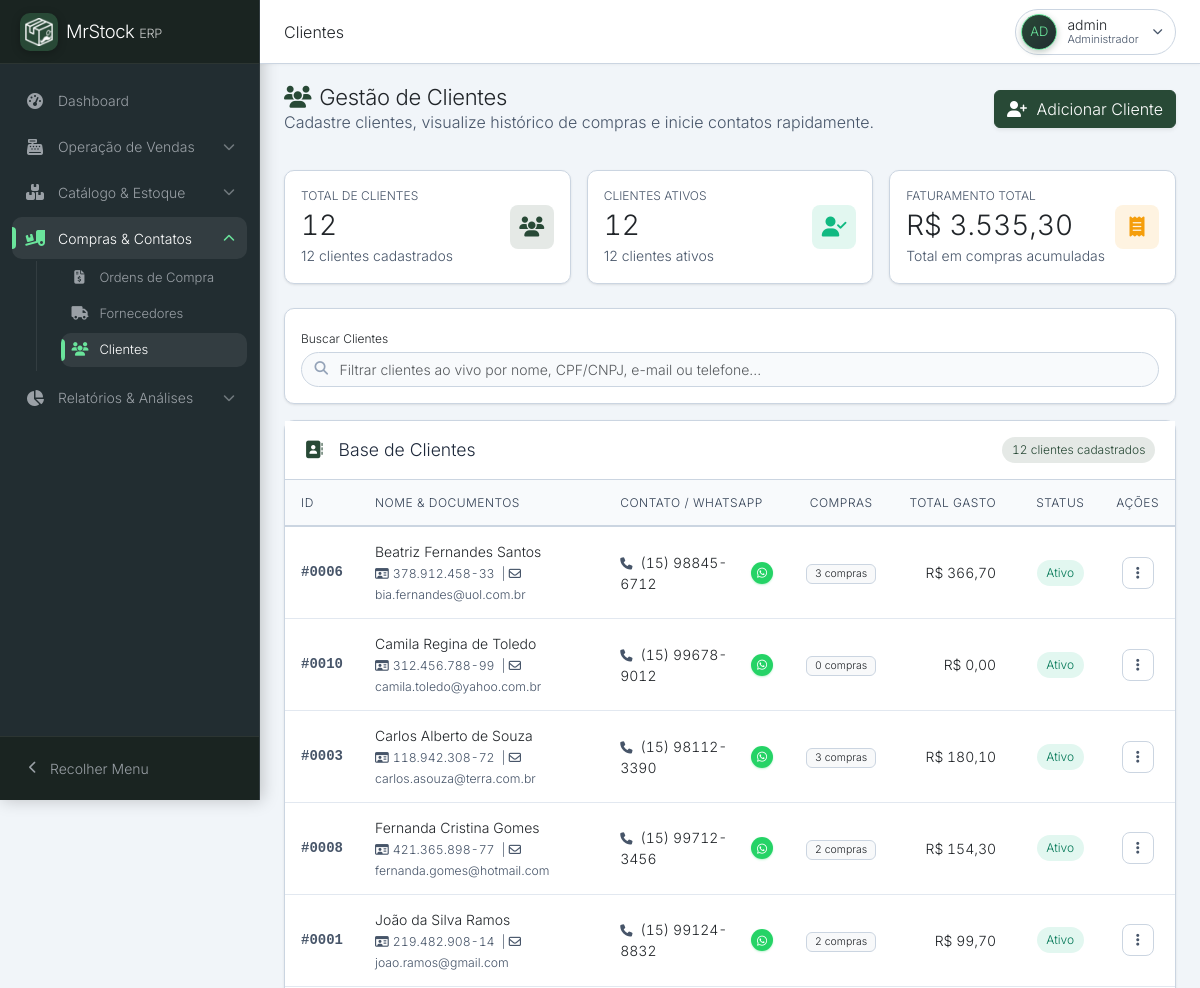
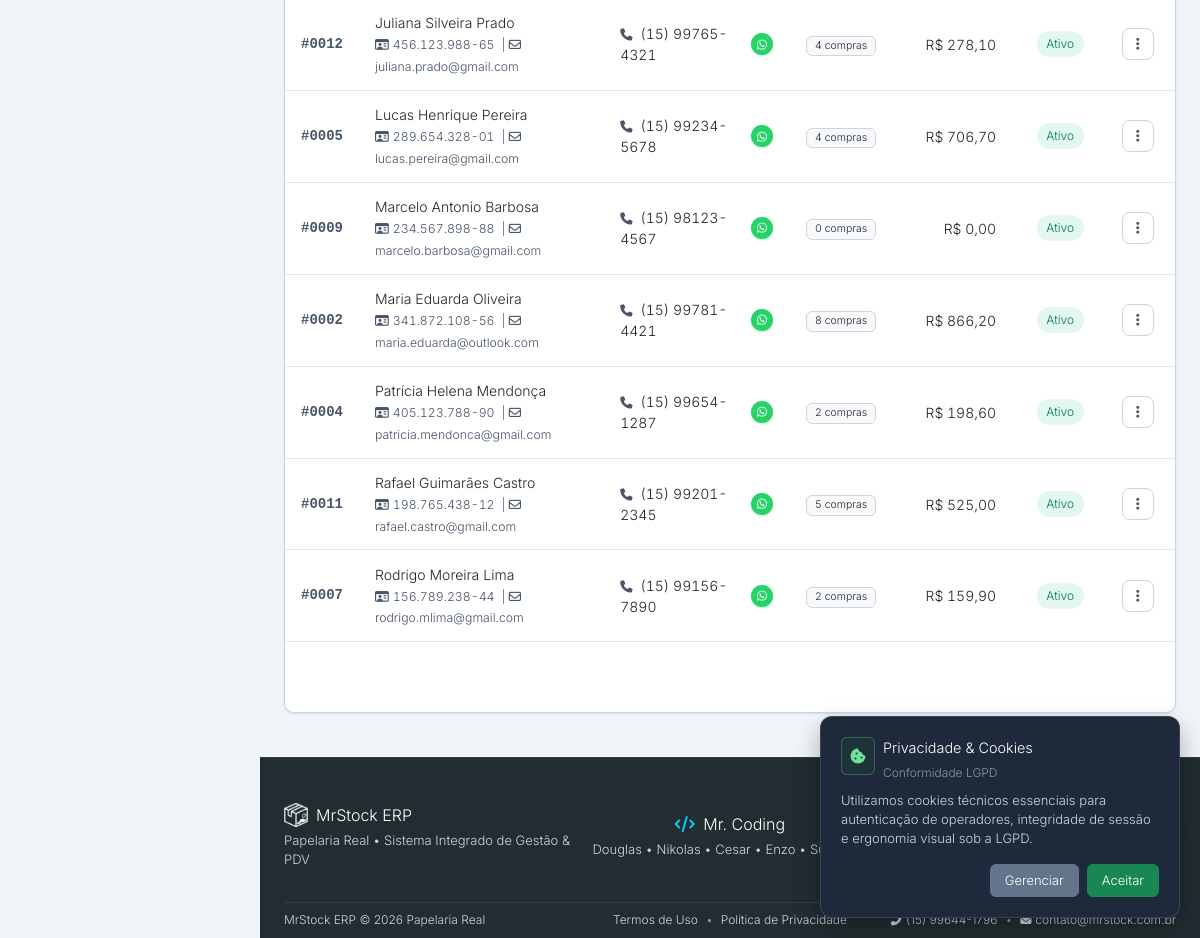
The page /clientes/index.php (signed in) on the database its author committed (2 pictures, top to bottom).
### tables this page shows
CREATE TABLE `clientes` (
  `id` int(11) NOT NULL AUTO_INCREMENT,
  `nome` varchar(255) NOT NULL,
  `email` varchar(255) DEFAULT NULL,
  `telefone` varchar(20) DEFAULT NULL,
  `status` enum('ativo','inativo') DEFAULT 'ativo',
  `data_cadastro` datetime DEFAULT current_timestamp(),
  `cpf_cnpj` varchar(18) DEFAULT NULL,
  `endereco` varchar(255) DEFAULT NULL,
  `numero` varchar(50) DEFAULT NULL,
  `bairro` varchar(100) DEFAULT NULL,
  `cidade` varchar(100) DEFAULT NULL,
  `estado` char(2) DEFAULT NULL,
  `cep` varchar(10) DEFAULT NULL,
  PRIMARY KEY (`id`)
);

### inc/functions.php (called while the page is built, shortened)
<?php
if (!function_exists('formatar_cpf_cnpj')) {
    function formatar_cpf_cnpj($doc) {
        $clean = preg_replace('/[^\d]/', '', (string)$doc);
        if (strlen($clean) === 11) {
            return preg_replace('/(\d{3})(\d{3})(\d{3})(\d{2})/', '$1.$2.$3-$4', $clean);
        } elseif (strlen($clean) === 14) {
            return preg_replace('/(\d{2})(\d{3})(\d{3})(\d{4})(\d{2})/', '$1.$2.$3/$4-$5', $clean);
        }
        return $doc ?: 'Não informado';
    }
}
if (!function_exists('formatar_telefone')) {
    function formatar_telefone($tel) {
        $clean = preg_replace('/[^\d]/', '', (string)$tel);
        if (strlen($clean) === 11) {
            return preg_replace('/(\d{2})(\d{5})(\d{4})/', '($1) $2-$3', $clean);
        } elseif (strlen($clean) === 10) {
            return preg_replace('/(\d{2})(\d{4})(\d{4})/', '($1) $2-$3', $clean);
        }
        return $tel ?: 'Não informado';
    }
}

### clientes/index.php (the view, shortened to what this page needs)
<?php
require_once __DIR__ . '/../inc/database.php';
$stmt = $pdo->query("
    SELECT c.*,
           (SELECT COUNT(*) FROM vendas v WHERE v.cliente_id = c.id) AS qtd_compras,
           (SELECT COALESCE(SUM(total), 0) FROM vendas v WHERE v.cliente_id = c.id) AS total_compras
    FROM clientes c
    ORDER BY c.nome ASC
");
$clientes = $stmt->fetchAll(PDO::FETCH_ASSOC);
$totalClientes = count($clientes);
$clientesAtivos = count(array_filter($clientes, fn($c) => ($c['status'] ?? '') === 'ativo'));
$faturamentoTotalClientes = (float)array_sum(array_column($clientes, 'total_compras'));
require_once __DIR__ . '/../inc/header.php';
?>
<div class="content-header d-flex justify-content-between align-items-center mb-3 flex-wrap gap-2">
    <div>
        <h2 class="fw-bold text-dark m-0"><i class="fas fa-users text-primary me-2"></i>Gestão de Clientes</h2>
        <p class="text-muted m-0">Cadastre clientes, visualize histórico de compras e inicie contatos rapidamente.</p>
    </div>
    <button type="button" class="btn btn-primary fw-bold shadow-sm" data-bs-toggle="modal" data-bs-target="#modalCliente" onclick="clearForm()">
        <i class="fas fa-user-plus me-1"></i> Adicionar Cliente
    </button>
</div>
<div class="content-body">
    <div class="row g-3 mb-4">
        <div class="col-12 col-md-4">
            <div class="so-card p-3 mb-0 h-100">
                <div class="d-flex align-items-center justify-content-between">
                    <div>
                        <span class="text-muted text-uppercase fw-bold text-xs d-block mb-1">Total de Clientes</span>
                        <h3 class="fw-bold text-dark m-0 tabular-nums" data-kpi="<?= $totalClientes ?>"><?= $totalClientes ?></h3>
                        <small class="text-muted"><?= $totalClientes === 1 ? '1 cliente cadastrado' : "$totalClientes clientes cadastrados" ?></small>
                    </div>
                    <div class="kpi-icon-box kpi-icon-box--primary">
                        <i class="fas fa-users"></i>
                    </div>
                </div>
            </div>
        </div>
        <div class="col-12 col-md-4">
            <div class="so-card p-3 mb-0 h-100">
                <div class="d-flex align-items-center justify-content-between">
                    <div>
                        <span class="text-muted text-uppercase fw-bold text-xs d-block mb-1">Clientes Ativos</span>
                        <h3 class="fw-bold text-dark m-0 tabular-nums" data-kpi="<?= $clientesAtivos ?>"><?= $clientesAtivos ?></h3>
                        <small class="text-muted"><?= $clientesAtivos === 1 ? '1 cliente ativo' : "$clientesAtivos clientes ativos" ?></small>
                    </div>
                    <div class="kpi-icon-box kpi-icon-box--success">
                        <i class="fas fa-user-check"></i>
                    </div>
                </div>
            </div>
        </div>
        <div class="col-12 col-md-4">
            <div class="so-card p-3 mb-0 h-100">
                <div class="d-flex align-items-center justify-content-between">
                    <div>
                        <span class="text-muted text-uppercase fw-bold text-xs d-block mb-1">Faturamento Total</span>
                        <h3 class="fw-bold text-dark m-0 tabular-nums" data-kpi="<?= $faturamentoTotalClientes ?>">R$ <?= number_format($faturamentoTotalClientes, 2, ',', '.') ?></h3>
                        <small class="text-muted">Total em compras acumuladas</small>
                    </div>
                    <div class="kpi-icon-box kpi-icon-box--warning">
                        <i class="fas fa-receipt"></i>
                    </div>
                </div>
            </div>
        </div>
    </div>
    <div class="so-card mb-3">
        <div class="so-card-body p-3">
            <label for="liveSearchClientes" class="form-label fw-bold text-dark text-xs mb-1">Buscar Clientes</label>
            <div class="so-search-box w-100" style="max-width:100%;">
                <input type="text"
                       id="liveSearchClientes"
                       class="form-control"
                       placeholder="Filtrar clientes ao vivo por nome, CPF/CNPJ, e-mail ou telefone..."
                       onkeyup="filtrarClientes(this)"
                       aria-label="Filtrar clientes ao vivo por nome, CPF/CNPJ, e-mail ou telefone">
            </div>
        </div>
    </div>
    <div class="so-card">
        <div class="so-card-header">
            <h5 class="so-card-title"><i class="fas fa-address-book text-primary me-2"></i> Base de Clientes</h5>
            <span class="so-badge so-badge-primary tabular-nums">
                <?= $totalClientes === 1 ? '1 cliente cadastrado' : "$totalClientes clientes cadastrados" ?>
            </span>
        </div>
        <div class="so-card-body p-0">
            <div class="table-responsive">
                <table class="table table-hover mb-0 so-table align-middle" id="tabelaClientes">
                    <thead>
                        <tr>
                            <th scope="col" width="8%">ID</th>
                            <th scope="col" width="32%">Nome &amp; Documentos</th>
                            <th scope="col" width="22%">Contato / WhatsApp</th>
                            <th scope="col" width="12%" class="text-center">Compras</th>
                            <th scope="col" width="14%" class="text-end pe-4">Total Gasto</th>
                            <th scope="col" width="8%" class="text-center">Status</th>
                            <th scope="col" width="4%" class="text-center">Ações</th>
                        </tr>
                    </thead>
                    <tbody>
                        <?php if ($totalClientes > 0): ?>
                            <?php foreach ($clientes as $index => $c):
                                $zapNum = preg_replace('/[^0-9]/', '', $c['telefone'] ?? '');
                                $hasZap = !empty($zapNum) && strlen($zapNum) >= 10;
                                $badgeStatus = ($c['status'] ?? '') === 'ativo'
                                    ? '<span class="so-badge so-badge-success">Ativo</span>'
                                    : '<span class="so-badge so-badge-danger">Inativo</span>';
                                $isDropup = ($index >= count($clientes) - 2) ? 'dropup' : '';
                            ?>
                            <tr class="linha-cliente">
                                <td class="fw-bold text-muted font-monospace tabular-nums">#<?= str_pad((string)$c['id'], 4, '0', STR_PAD_LEFT) ?></td>
                                <td>
                                    <strong class="text-dark d-block"><?= htmlspecialchars($c['nome']) ?></strong>
                                    <small class="text-muted">
                                        <i class="far fa-id-card me-1"></i><span class="tabular-nums"><?= htmlspecialchars(formatar_cpf_cnpj($c['cpf_cnpj'])) ?></span>
                                        &nbsp;|&nbsp;<i class="far fa-envelope me-1"></i><?= htmlspecialchars($c['email'] ?: 'Sem e-mail') ?>
                                    </small>
                                </td>
                                <td>
                                    <div class="d-flex align-items-center gap-2">
                                        <span class="text-dark tabular-nums"><i class="fas fa-phone text-muted me-1 small"></i> <?= htmlspecialchars(formatar_telefone($c['telefone'])) ?></span>
                                        <?php if ($hasZap): ?>
                                            <a href="https://wa.me/55<?= $zapNum ?>" target="_blank" rel="noopener noreferrer" class="btn-whatsapp" title="Conversar no WhatsApp" aria-label="Conversar no WhatsApp com <?= htmlspecialchars($c['nome']) ?>">
                                                <i class="fab fa-whatsapp"></i>
                                            </a>
                                        <?php endif; ?>
                                    </div>
                                </td>
                                <td class="text-center">
                                    <span class="badge bg-light text-dark border px-2 py-1 tabular-nums fw-semibold">
                                        <?= (int)$c['qtd_compras'] === 1 ? '1 compra' : (int)$c['qtd_compras'] . ' compras' ?>
                                    </span>
                                </td>
                                <td class="text-end pe-4 fw-bold text-dark tabular-nums">
                                    R$ <?= number_format((float)$c['total_compras'], 2, ',', '.') ?>
                                </td>
                                <td class="text-center"><?= $badgeStatus ?></td>
                                <td class="text-center">
                                    <div class="dropdown <?= $isDropup ?>">
                                        <button class="so-actions-btn" type="button" data-bs-toggle="dropdown" data-bs-boundary="viewport" aria-expanded="false" title="Ações para <?= htmlspecialchars($c['nome']) ?>" aria-label="Ações para <?= htmlspecialchars($c['nome']) ?>">
                                            <i class="fas fa-ellipsis-vertical"></i>
                                        </button>
                                    </div>
                                </td>
                            </tr>
                            <?php endforeach; ?>
                        <?php endif; ?>
                    </tbody>
                </table>
            </div>
        </div>
    </div>
</div>
<?php require_once __DIR__ . '/../inc/footer.php'; ?>

### rows shown on the page
clientes: id "0006", nome "Beatriz Fernandes Santos", cpf_cnpj "378.912.458-33", email "bia.fernandes@uol.com.br", telefone "(15) 98845-6712", qtd_compras "3", total_compras "366,70", status "Ativo"
clientes: id "0010", nome "Camila Regina de Toledo", cpf_cnpj "312.456.788-99", email "camila.toledo@yahoo.com.br", telefone "(15) 99678-9012", qtd_compras "0", total_compras "0,00", status "Ativo"
clientes: id "0003", nome "Carlos Alberto de Souza", cpf_cnpj "118.942.308-72", email "carlos.asouza@terra.com.br", telefone "(15) 98112-3390", qtd_compras "3", total_compras "180,10", status "Ativo"
clientes: id "0008", nome "Fernanda Cristina Gomes", cpf_cnpj "421.365.898-77", email "fernanda.gomes@hotmail.com", telefone "(15) 99712-3456", qtd_compras "2", total_compras "154,30", status "Ativo"
clientes: id "0001", nome "João da Silva Ramos", cpf_cnpj "219.482.908-14", email "joao.ramos@gmail.com", telefone "(15) 99124-8832", qtd_compras "2", total_compras "99,70", status "Ativo"
clientes: id "0012", nome "Juliana Silveira Prado", cpf_cnpj "456.123.988-65", email "juliana.prado@gmail.com", telefone "(15) 99765-4321", qtd_compras "4", total_compras "278,10", status "Ativo"
clientes: id "0005", nome "Lucas Henrique Pereira", cpf_cnpj "289.654.328-01", email "lucas.pereira@gmail.com", telefone "(15) 99234-5678", qtd_compras "4", total_compras "706,70", status "Ativo"
clientes: id "0009", nome "Marcelo Antonio Barbosa", cpf_cnpj "234.567.898-88", email "marcelo.barbosa@gmail.com", telefone "(15) 98123-4567", qtd_compras "0", total_compras "0,00", status "Ativo"
clientes: id "0002", nome "Maria Eduarda Oliveira", cpf_cnpj "341.872.108-56", email "maria.eduarda@outlook.com", telefone "(15) 99781-4421", qtd_compras "8", total_compras "866,20", status "Ativo"
clientes: id "0004", nome "Patrícia Helena Mendonça", cpf_cnpj "405.123.788-90", email "patricia.mendonca@gmail.com", telefone "(15) 99654-1287", qtd_compras "2", total_compras "198,60", status "Ativo"
clientes: id "0011", nome "Rafael Guimarães Castro", cpf_cnpj "198.765.438-12", email "rafael.castro@gmail.com", telefone "(15) 99201-2345", qtd_compras "5", total_compras "525,00", status "Ativo"
clientes: id "0007", nome "Rodrigo Moreira Lima", cpf_cnpj "156.789.238-44", email "rodrigo.mlima@gmail.com", telefone "(15) 99156-7890", qtd_compras "2", total_compras "159,90", status "Ativo"

### other values the page prints
$group['title'] "Dashboard"
$group['title'] "Operação de Vendas"
$group['title'] "Catálogo & Estoque"
$group['title'] "Compras & Contatos"
$item['label'] "Ordens de Compra"
$item['label'] "Fornecedores"
$item['label'] "Clientes"
$group['title'] "Relatórios & Análises"
$_pageTitleClean "Clientes"
$_uInitials "AD"
$_uName "admin"
$_uLabel "Administrador"
$totalClientes "12"
$clientesAtivos "12"
